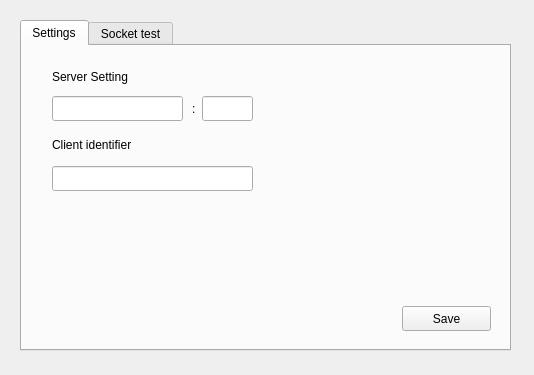
<?xml version="1.0" encoding="UTF-8"?>
<ui version="4.0">
 <class>Settings</class>
 <widget class="QWidget" name="Settings">
  <property name="geometry">
   <rect>
    <x>0</x>
    <y>0</y>
    <width>534</width>
    <height>375</height>
   </rect>
  </property>
  <property name="sizePolicy">
   <sizepolicy hsizetype="Fixed" vsizetype="Fixed">
    <horstretch>0</horstretch>
    <verstretch>0</verstretch>
   </sizepolicy>
  </property>
  <property name="minimumSize">
   <size>
    <width>534</width>
    <height>375</height>
   </size>
  </property>
  <property name="maximumSize">
   <size>
    <width>534</width>
    <height>375</height>
   </size>
  </property>
  <property name="windowTitle">
   <string>Settings</string>
  </property>
  <widget class="QTabWidget" name="tabWidget">
   <property name="geometry">
    <rect>
     <x>20</x>
     <y>20</y>
     <width>491</width>
     <height>331</height>
    </rect>
   </property>
   <property name="currentIndex">
    <number>0</number>
   </property>
   <widget class="QWidget" name="tab_setting">
    <attribute name="title">
     <string>Settings</string>
    </attribute>
    <widget class="QLineEdit" name="lineEdit_client_id">
     <property name="geometry">
      <rect>
       <x>30</x>
       <y>120</y>
       <width>201</width>
       <height>25</height>
      </rect>
     </property>
    </widget>
    <widget class="QLineEdit" name="lineEdit_server_port">
     <property name="geometry">
      <rect>
       <x>180</x>
       <y>50</y>
       <width>51</width>
       <height>25</height>
      </rect>
     </property>
    </widget>
    <widget class="QLabel" name="label_server_port">
     <property name="geometry">
      <rect>
       <x>170</x>
       <y>55</y>
       <width>20</width>
       <height>16</height>
      </rect>
     </property>
     <property name="text">
      <string>:</string>
     </property>
    </widget>
    <widget class="QLabel" name="label">
     <property name="geometry">
      <rect>
       <x>30</x>
       <y>90</y>
       <width>111</width>
       <height>17</height>
      </rect>
     </property>
     <property name="text">
      <string>Client identifier</string>
     </property>
    </widget>
    <widget class="QLabel" name="label_server_addr">
     <property name="geometry">
      <rect>
       <x>30</x>
       <y>20</y>
       <width>111</width>
       <height>21</height>
      </rect>
     </property>
     <property name="text">
      <string>Server Setting</string>
     </property>
    </widget>
    <widget class="QPushButton" name="pushButton_save_server">
     <property name="geometry">
      <rect>
       <x>380</x>
       <y>260</y>
       <width>89</width>
       <height>25</height>
      </rect>
     </property>
     <property name="text">
      <string>Save</string>
     </property>
    </widget>
    <widget class="QLineEdit" name="lineEdit_server_IP">
     <property name="geometry">
      <rect>
       <x>30</x>
       <y>50</y>
       <width>131</width>
       <height>25</height>
      </rect>
     </property>
    </widget>
   </widget>
   <widget class="QWidget" name="tab_socket">
    <attribute name="title">
     <string>Socket test</string>
    </attribute>
    <widget class="QLabel" name="label_port">
     <property name="geometry">
      <rect>
       <x>170</x>
       <y>60</y>
       <width>16</width>
       <height>16</height>
      </rect>
     </property>
     <property name="text">
      <string>:</string>
     </property>
    </widget>
    <widget class="QLineEdit" name="lineEdit_IP">
     <property name="geometry">
      <rect>
       <x>30</x>
       <y>54</y>
       <width>131</width>
       <height>25</height>
      </rect>
     </property>
    </widget>
    <widget class="QLineEdit" name="lineEdit_port">
     <property name="geometry">
      <rect>
       <x>180</x>
       <y>54</y>
       <width>51</width>
       <height>25</height>
      </rect>
     </property>
    </widget>
    <widget class="QPushButton" name="pushButton_connect">
     <property name="geometry">
      <rect>
       <x>250</x>
       <y>54</y>
       <width>89</width>
       <height>25</height>
      </rect>
     </property>
     <property name="text">
      <string>connect</string>
     </property>
    </widget>
    <widget class="QPushButton" name="pushButton_receive">
     <property name="geometry">
      <rect>
       <x>60</x>
       <y>194</y>
       <width>89</width>
       <height>25</height>
      </rect>
     </property>
     <property name="text">
      <string>Receive</string>
     </property>
    </widget>
    <widget class="QPlainTextEdit" name="plainTextEdit_message">
     <property name="geometry">
      <rect>
       <x>30</x>
       <y>104</y>
       <width>201</width>
       <height>61</height>
      </rect>
     </property>
    </widget>
    <widget class="QLabel" name="label_socket_test">
     <property name="geometry">
      <rect>
       <x>30</x>
       <y>24</y>
       <width>91</width>
       <height>17</height>
      </rect>
     </property>
     <property name="text">
      <string>Socket Test</string>
     </property>
    </widget>
    <widget class="QPushButton" name="pushButton">
     <property name="geometry">
      <rect>
       <x>250</x>
       <y>194</y>
       <width>89</width>
       <height>25</height>
      </rect>
     </property>
     <property name="text">
      <string>close</string>
     </property>
    </widget>
    <widget class="QPushButton" name="pushButto_send">
     <property name="geometry">
      <rect>
       <x>250</x>
       <y>134</y>
       <width>89</width>
       <height>25</height>
      </rect>
     </property>
     <property name="text">
      <string>send</string>
     </property>
    </widget>
   </widget>
  </widget>
 </widget>
 <resources/>
 <connections/>
</ui>
